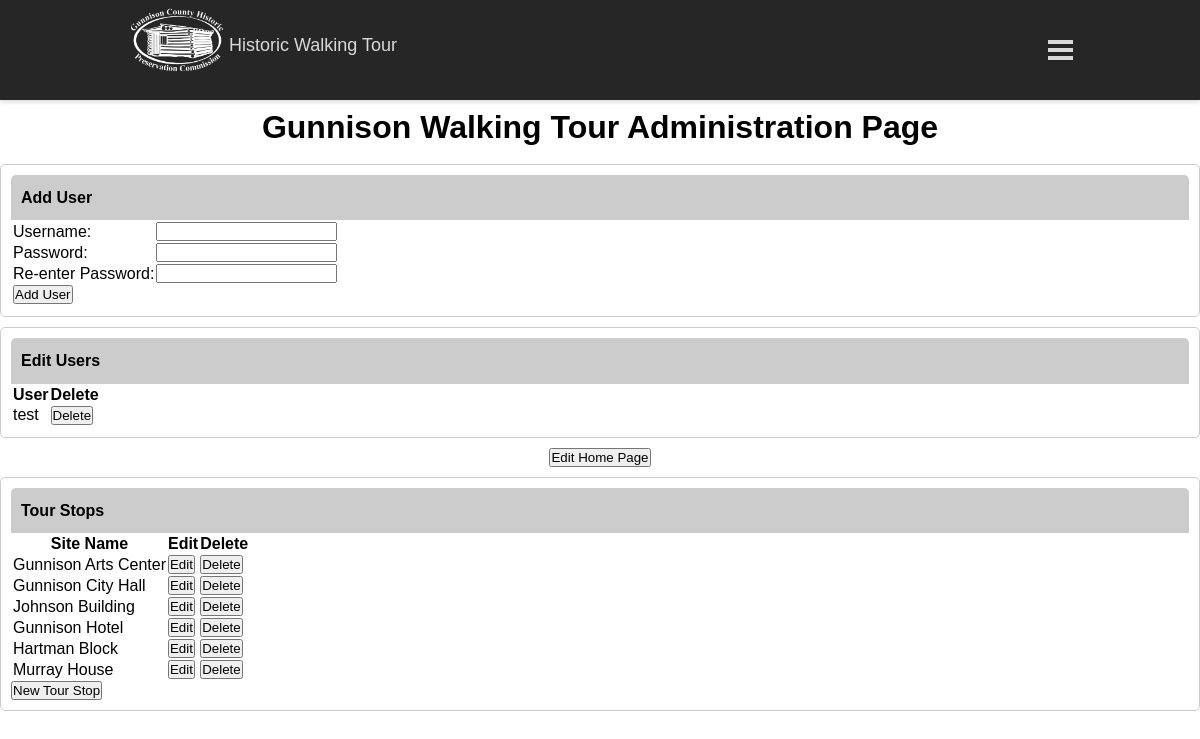
Page /www/html/admin.php (signed in) on the committed database.
### tables this page shows
CREATE TABLE IF NOT EXISTS `users` (
  `id` int(11) NOT NULL,
  `uName` text NOT NULL,
  `passwd` text NOT NULL
);

CREATE TABLE IF NOT EXISTS `historic_sites`  (
  `id` int(11) NOT NULL,
  `img1_fname` text NOT NULL,
  `img1_altText` text NOT NULL,
  `img1_caption` text NOT NULL,
  `img2_fname` text NOT NULL,
  `img2_altText` text NOT NULL,
  `img2_caption` text NOT NULL,
  `title` text NOT NULL,
  `text1` text NOT NULL,
  `text2` text NOT NULL
);

### www/html/admin.php (the view, shortened to what this page needs)
<html>
<head>
  <link rel="stylesheet" href="editorStyling.css">
  <link rel="stylesheet" href="navbarStyling.css">
</head>
<?php
require('model.php');
$conn = connectDb();
$sites = getSites($conn);
$data = getAllUsers($conn);
?>
<body>
  <br><br><br><br>
  <h1>Gunnison Walking Tour Administration Page</h1>
  <?php
  if ($_SESSION['id'] == 0) {
    ?>
    <div class="box">
      <div class="title">Add User</div>
      <table>
        <tr>
          <form method="post">
            <td>
              <label for="Username">Username:</label>
            </td>
            <td>
              <input type='text' name="username" required>
            </td>
        </tr>
        <tr>
          <td>
            <label for="password1">Password:</label>
          </td>
          <td>
            <input type='password' name='password1' required>
          </td>
        </tr>
        <tr>
          <td>
            <label for="password2">Re-enter Password:</label>
          </td>
          <td>
            <input type='password' name='password2' reqired><br>
          </td>
        </tr>
        <tr>
          <td>
            <input type="submit" value="Add User">
          </td>
        </tr>
      </table>
    </div>
    <div class="box">
      <div class="title">Edit Users</div>
      <table>
        <tr>
          <th>User</th>
          <th>Delete</th>
        </tr>
        <?php
        foreach ($data as $user): ?>
          <tr>
            <td>
              <?php echo $user['uName']; ?>
            </td>
            <td>
              <form action="admin.php" method="POST">
                <input type="submit" value="Delete">
              </form>
            </td>
          </tr>
          <?php
        endforeach;
        ?>
      </table>
    </div>
    <?php
  }
  ?>
  <button onclick="window.location.href ='editHomePage.php'">Edit Home Page</button>
  <div class="box">
    <div class="title">Tour Stops</div>
    <table>
      <tr>
        <th>Site Name</th>
        <th>Edit</th>
        <th>Delete</th>
      </tr>
      <?php foreach ($sites as $site):
        $name = $site['title'];
        ?>
        <tr>
          <td>
            <?php echo $name; ?>
          </td>
          <td>
            <form action="editor.php" method="GET">
              <input type="submit" value="Edit">
            </form>
          </td>
          <td>
            <form action="editor.php" method="GET">
              <input type="submit" value="Delete">
            </form>
          </td>
        </tr>
        <?php
      endforeach;
      ?>
    </table>
    <form action="editor.php" method="GET">
      <input type="submit" value="New Tour Stop">
    </form>
  </div>
</body>
</html>

### www/html/editorStyling.css (style rules this page uses)
:root { --navbar-bg-color: hsl(0, 0%, 15%); --navbar-text-color: hsl(0, 0%, 85%); --navbar-text-color-focus: white; --navbar-bg-contrast: hsl(0, 0%, 25%); }
* { box-sizing: border-box; margin: 0; padding: 0; }
body { height: 100vh; font-family: Arial, Helvetica, sans-serif; line-height: 1.6; text-align: center; }
.box { border: 1px solid #ccc; border-radius: 5px; padding: 10px; margin: 10px 0; }
.title { background-color: #ccc; padding: 10px; font-weight: bold; border-top-left-radius: 5px; border-top-right-radius: 5px; text-align: center; }
.box { border: 1px solid #ccc; border-radius: 5px; padding: 10px; margin: 10px 0; text-align: left; }
.title { background-color: #ccc; padding: 10px; font-weight: bold; border-top-left-radius: 5px; border-top-right-radius: 5px; text-align: left; }
button { text-align: left; }

### rows in the picture
users: uName "test"
historic_sites: title "Gunnison Arts Center"
historic_sites: title "Gunnison City Hall"
historic_sites: title "Johnson Building"
historic_sites: title "Gunnison Hotel"
historic_sites: title "Hartman Block"
historic_sites: title "Murray House"
